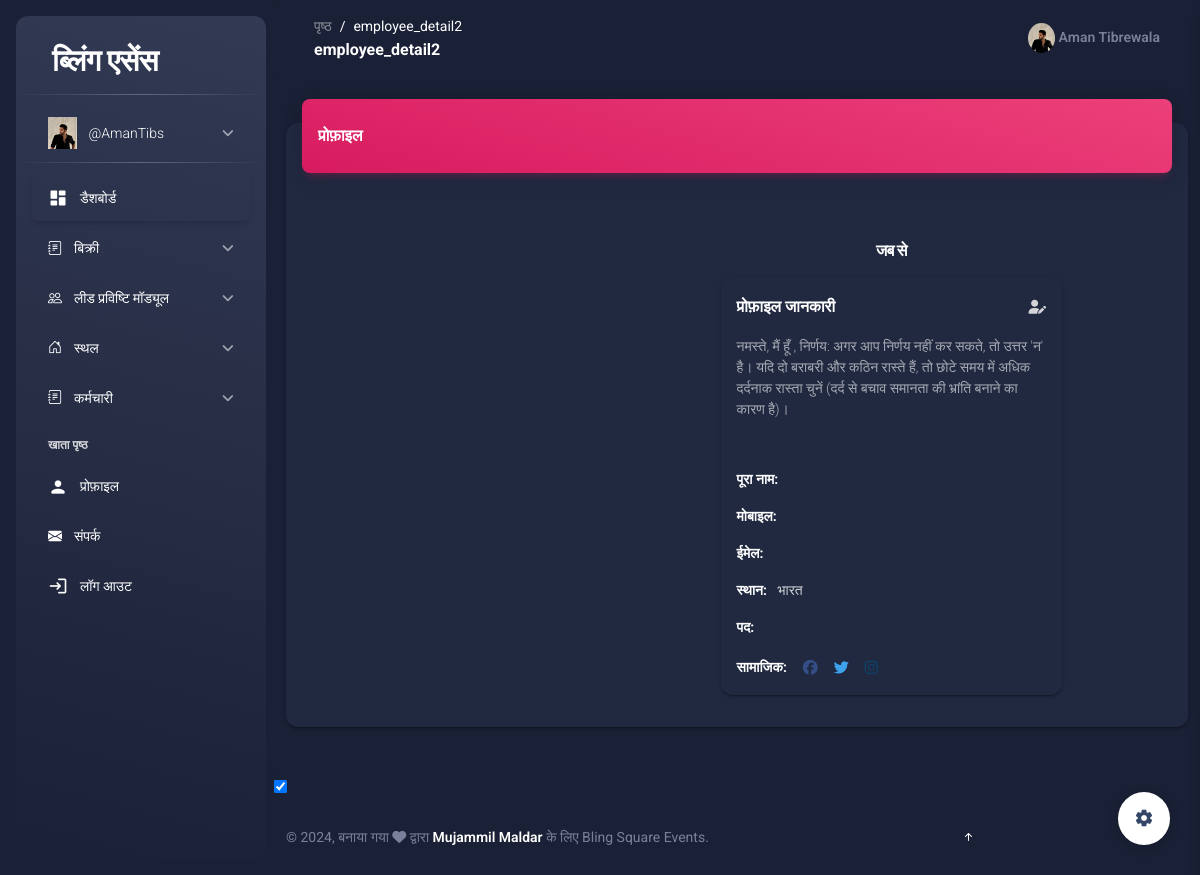
The app's page /employee_detail/2 (signed in) with its own data.
### dashboard/models.py (models this page shows, shortened)
class CustomUser(AbstractUser):
    GENDER_CHOICES = (
        ('male', 'Male'),
        ('female', 'Female'),
    )
    USER_ROLES = (
        ('employee', 'Employee'),
        ('admin', 'Admin'),
        ('hr', 'HR'),
        ('manager', 'Manager'),
        ('intern', 'Intern'),
    )
    category = models.CharField(max_length=20, choices=USER_ROLES, default='employee')
    photo = models.ImageField(upload_to='photos/')
    gender = models.CharField(max_length=6, choices=GENDER_CHOICES)
    dob = models.DateField(default=datetime.date.today)
    joiningdate = models.DateField(default=datetime.date.today)
    address = models.TextField()
    designation = models.CharField(max_length=100)
    mobileno = models.CharField(max_length=11, unique=True)
    active = models.BooleanField(default=True)  # Track active status
    last_activity = models.DateTimeField(auto_now=True)  # Track last activity timestamp

class UserSettings(models.Model):
    user = models.OneToOneField(CustomUser, on_delete=models.CASCADE)
    data_completion_percentage = models.PositiveIntegerField(default=0)
    selected_theme = models.CharField(max_length=20, choices=settings.THEME_CHOICES, default='light')

### dashboard/user/employee_views.py (the view)
# urls.py: path('employee_detail/<eid>',views.employee_detail),
def employee_detail(req,eid):
    detail = CustomUser.objects.get(id=eid)
    context={
        'employee': detail,
    }
    context={}
    return render(req,'employee_detail.html',context)

### middlewar/theme.py (called while the page is built)
    def __call__(self, request):
        response = self.get_response(request)
        if 'theme' in request.COOKIES:
            theme = request.COOKIES['theme']
            if theme == 'dark':
                response.set_cookie('theme', 'dark')
            else:
                response.set_cookie('theme', 'light')
        else:
            response.set_cookie('theme', 'light')
        return response

### template/employee_detail.html (shortened to what this page needs)
{% extends 'base.html' %}
{% load static %}
{% load i18n %}
{% block main %}
<main class="main-content position-relative max-height-vh-100 h-100 border-radius-lg ">
    <div class="container-fluid py-4">
        <div class="row">
            <div class="col-12">
                <div class="card my-4">
                    <div class="card-header p-0 position-relative mt-n4 mx-3 z-index-2">
                        <div class="bg-gradient-primary shadow-primary border-radius-lg pt-4 pb-3">
                            <h6 class="text-white text-capitalize ps-3">{% trans "Profile" %}</h6>
                        </div>
                    </div>
                    <div class="card-body px-0 pb-2">
                        <div class="table-responsive p-0" style="overflow: hidden;">
                            <div class="row">
                                <div class="col-lg-4 p-4" style="display: flex;justify-content: center;align-items: center;">
                                </div>
                                <div class="col-lg-8 p-4" style="display: flex;justify-content: center;flex-direction: column;align-items: center;">
                                    <h2 style="margin-bottom: 10px;"> {{ employee.username }} <span style="font-size: 16px;">{% trans "Since" %} {{ employee.joiningdate }} </span> </h2>
                                    <div class="col-12 col-xl-4" style="width: 60%;">
                                        <div class="card card-plain h-100">
                                            <div class="card-header pb-0 p-3">
                                                <div class="row">
                                                    <div class="col-md-8 d-flex align-items-center">
                                                        <h6 class="mb-0">{% trans "Profile Information" %}</h6>
                                                    </div>
                                                    <div class="col-md-4 text-end">
                                                        <a href="javascript:;">
                                                            <i class="fas fa-user-edit text-secondary text-sm" data-bs-toggle="tooltip" data-bs-placement="top" title="{% trans "Edit Profile" %}"></i>
                                                        </a>
                                                    </div>
                                                </div>
                                            </div>
                                            <div class="card-body p-3">
                                                <p class="text-sm">
                                                    {% trans "Hi, I’m" %} {{ employee.first_name }} {{ employee.last_name }}, {% trans "Decisions: If you can’t decide, the answer is no. If two equally difficult paths, choose the one more painful in the short term (pain avoidance is creating an illusion of equality)." %}
                                                </p>
                                                <hr class="horizontal gray-light my-4">
                                                <ul class="list-group">
                                                    <li class="list-group-item border-0 ps-0 pt-0 text-sm"><strong class="text-dark">{% trans "Full Name" %}:</strong> &nbsp; {{ employee.first_name }} {{ employee.last_name }}</li>
                                                    <li class="list-group-item border-0 ps-0 text-sm"><strong class="text-dark">{% trans "Mobile" %}:</strong> &nbsp; {{ employee.mobileno }}</li>
                                                    <li class="list-group-item border-0 ps-0 text-sm"><strong class="text-dark">{% trans "Email" %}:</strong> &nbsp; {{ employee.email }} </li>
                                                    <li class="list-group-item border-0 ps-0 text-sm"><strong class="text-dark">{% trans "Location" %}:</strong> &nbsp; {% trans "India" %}</li>
                                                    <li class="list-group-item border-0 ps-0 text-sm"><strong class="text-dark">{% trans "Designation" %}:</strong> &nbsp; {{ employee.designation }}</li>
                                                    <li class="list-group-item border-0 ps-0 pb-0">
                                                        <strong class="text-dark text-sm">{% trans "Social" %}:</strong> &nbsp;
                                                        <a class="btn btn-facebook btn-simple mb-0 ps-1 pe-2 py-0" href="javascript:;">
                                                        </a>
                                                        <a class="btn btn-twitter btn-simple mb-0 ps-1 pe-2 py-0" href="javascript:;">
                                                        </a>
                                                        <a class="btn btn-instagram btn-simple mb-0 ps-1 pe-2 py-0" href="javascript:;">
                                                        </a>
                                                    </li>
                                                </ul>
                                            </div>
                                        </div>
                                    </div>
                                </div>
                            </div>
                        </div>
                    </div>
                </div>
            </div>
        </div>
    </div>
</main>
{% endblock main %}

### template/base.html (shortened to what this page needs)
{% include 'header.html' %}
{% include 'aside.html' %}
{% load i18n %}
<main class="main-content position-relative max-height-vh-100 h-100 border-radius-lg ">
    <nav class="navbar navbar-main navbar-expand-lg px-0 mx-4 shadow-none border-radius-xl" id="navbarBlur" data-scroll="true">
      <div class="container-fluid py-1 px-3">
        <nav aria-label="breadcrumb">
          <ol class="breadcrumb bg-transparent mb-0 pb-0 pt-1 px-0 me-sm-6 me-5">
            <li class="breadcrumb-item text-sm"><a class="opacity-5 text-dark" href="javascript:;">{% trans "Pages" %}</a></li>
            <li class="breadcrumb-item text-sm text-dark active" aria-current="page">{{ request.path|cut:"/" }}</li>
          </ol>
          <h6 class="font-weight-bolder mb-0">{{ request.path|cut:"/" }}</h6>
        </nav>
        <div class="collapse navbar-collapse mt-sm-0 mt-2 me-md-0 me-sm-4" id="navbar">
          <ul class="navbar-nav  justify-content-end">
            <li class="nav-item d-flex align-items-center">
              <a href="/profile" class="nav-link text-body font-weight-bold px-0">
                <img src="{{request.user.photo.url}}" alt="" style="height: 30px;border-radius: 50%;">
                <span class="d-sm-inline d-none">{{request.user.first_name}} {{request.user.last_name}} </span>
              </a>
            </li>
          </ul>
        </div>
      </div>
    </nav>
{% block main %}
{% endblock main %}
{% include 'footer2.html' %}
{% include 'footer.html' %}

### template/aside.html (shortened to what this page needs)
{% load static %}
{% load i18n %}
<body class="g-sidenav-show bg-gray-200">
  <aside class="sidenav navbar navbar-vertical navbar-expand-xs border-0 border-radius-xl my-3 fixed-start ms-3 bg-gradient-dark" id="sidenav-main">
     <div class="sidenav-header">
    <a class="navbar-brand m-0" href="/home">
      <h3 class="ms-1 font-weight-bold text-white">{% trans "Bling Essence" %}</h3>
    </a>
  </div>
  <hr class="horizontal light mt-0 mb-2">
  <div class="collapse navbar-collapse  w-auto " id="sidenav-collapse-main">
    <ul class="navbar-nav">
      <li class="nav-item">
        <a class="nav-link collapsed" data-bs-target="#profile-nav" data-bs-toggle="collapse" href="#">
          <div class="text-white text-center me-2 font-weight-bold d-flex align-items-center justify-content-center">
            <img src="{{request.user.photo.url}}" class="navbar-brand-img h-100 width-1" alt="main_logo">
          </div>
          <span class="nav-link-text ms-1"> {{request.user.username}} </span>
        </a>
      </li>
    </ul>
      <ul class="navbar-nav">
        <hr class="horizontal light mt-0 mb-2">
        <li class="nav-item">
          <a class="nav-link text-white active {% if request.path == '/home' %}active bg-gradient-primary {% else %} bg-transparent {% endif %}" href="/home">
            <div class="text-white text-center me-2 d-flex align-items-center justify-content-center">
              <i class="material-icons opacity-10">dashboard</i>
            </div>
            <span class="nav-link-text ms-1">{% trans "Dashboard" %}</span>
          </a>
        </li>
      <ul class="navbar-nav">
        <li class="nav-item">
          <a class="nav-link collapsed " data-bs-target="#sales-nav" data-bs-toggle="collapse" href="#">
            <div class="text-white text-center me-2 font-weight-bold d-flex align-items-center justify-content-center">
                <i class="bi bi-journal-text"></i>
                </div>
                <span class="nav-link-text ms-1">{% trans "Sales" %}</span>
            </a>
        </li>
    </ul>
    <ul class="navbar-nav">
      <li class="nav-item">
          <a class="nav-link collapsed " data-bs-target="#lead-nav" data-bs-toggle="collapse" href="#">
              <div class="text-white text-center me-2 font-weight-bold d-flex align-items-center justify-content-center">
                <i class="bi bi-people"></i>
              </div>
              <span class="nav-link-text ms-1">{% trans "Lead Entry Module" %}</span>
          </a>
      </li>
  </ul>
  <ul class="navbar-nav">
    <li class="nav-item">
      <a class="nav-link collapsed {% if request.path == '/add_venue/' or request.path == '/venue_list/' %}active bg-gradient-primary{% endif %}" data-bs-target="#venue-nav" data-bs-toggle="collapse" href="#">
        <div class="text-white text-center me-2 font-weight-bold d-flex align-items-center justify-content-center">
          <i class="bi bi-house-door"></i>
        </div>
        <span class="nav-link-text ms-1">{% trans "Venue" %}</span>
      </a>
    </li>
  </ul>
  <ul class="navbar-nav">
    <li class="nav-item">
      <a class="nav-link collapsed " data-bs-target="#staff-nav" data-bs-toggle="collapse" href="#">
        <div class="text-white text-center me-2 font-weight-bold d-flex align-items-center justify-content-center">
            <i class="bi bi-journal-text"></i>
            </div>
            <span class="nav-link-text ms-1">{% trans "Staff" %}</span>
        </a>
    </li>
</ul>
      <li class="nav-item mt-3">
        <h6 class="ps-4 ms-2 text-uppercase text-xs text-white font-weight-bolder opacity-8">{% trans "Account pages" %}</h6>
      </li>
      <li class="nav-item">
        <a class="nav-link text-white {% if request.path == '/profile/' %}active bg-gradient-primary {% else %} bg-transparent   {% endif %}" href="/profile">
          <div class="text-white text-center me-2 d-flex align-items-center justify-content-center">
            <i class="material-icons opacity-10">person</i>
          </div>
          <span class="nav-link-text ms-1">{% trans "Profile" %}</span>
        </a>
      </li>
      <li class="nav-item">
        <a class="nav-link text-white {% if request.path == '/problemreport/' %}active bg-gradient-primary {% else %} bg-transparent   {% endif %}" href="/problemreport/">
          <div class="text-white text-center me-2 d-flex align-items-center justify-content-center">
            <i class="bi bi-envelope-fill"></i>
          </div>
          <span class="nav-link-text ms-1">{% trans "Contact" %}</span>
        </a>
      </li>
      <li class="nav-item">
        <a class="nav-link text-white " href="/logout">
          <div class="text-white text-center me-2 d-flex align-items-center justify-content-center">
            <i class="material-icons opacity-10">login</i>
          </div>
          <span class="nav-link-text ms-1">{% trans "Logout" %}</span>
        </a>
      </li>
    </ul>
  </div>
</aside>

### template/footer2.html (shortened to what this page needs)
<div class="fixed-plugin">
  <a class="fixed-plugin-button text-dark position-fixed px-3 py-2">
    <i class="material-icons py-2">settings</i>
  </a>
</div>
<input type="checkbox" id="theme-toggle" {% if request.session.theme == 'dark' %}checked{% endif %}>

### records on screen
CustomUser: user.photo (picture), user.username "@AmanTibs", user.first_name "Aman", user.last_name "Tibrewala"
UserSettings: selected_theme "☑"

### other values on screen
{{ request.path|cut:"/" }} "employee_detail2"
